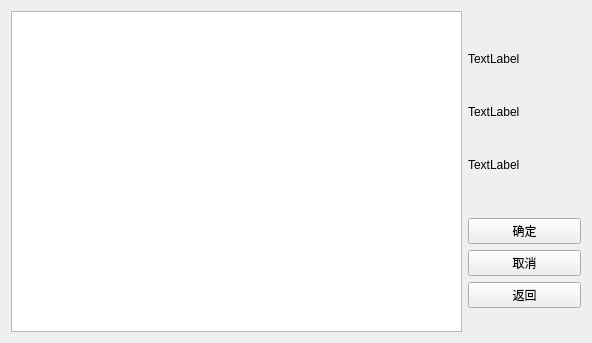
<?xml version="1.0" encoding="UTF-8"?>
<ui version="4.0">
 <class>AddEdgePage</class>
 <widget class="QWidget" name="AddEdgePage">
  <property name="geometry">
   <rect>
    <x>0</x>
    <y>0</y>
    <width>592</width>
    <height>343</height>
   </rect>
  </property>
  <property name="windowTitle">
   <string>Form</string>
  </property>
  <layout class="QGridLayout" name="gridLayout" columnstretch="4,1">
   <item row="0" column="0">
    <widget class="GraphicsDisplay" name="graph_view"/>
   </item>
   <item row="0" column="1">
    <layout class="QVBoxLayout" name="verticalLayout" stretch="1,2,2,2,1,2,2,2,1">
     <item>
      <spacer name="verticalSpacer_3">
       <property name="orientation">
        <enum>Qt::Vertical</enum>
       </property>
       <property name="sizeType">
        <enum>QSizePolicy::Expanding</enum>
       </property>
       <property name="sizeHint" stdset="0">
        <size>
         <width>20</width>
         <height>40</height>
        </size>
       </property>
      </spacer>
     </item>
     <item>
      <widget class="QLabel" name="point_one_label">
       <property name="text">
        <string>TextLabel</string>
       </property>
      </widget>
     </item>
     <item>
      <widget class="QLabel" name="point_two_label">
       <property name="text">
        <string>TextLabel</string>
       </property>
      </widget>
     </item>
     <item>
      <widget class="QLabel" name="line_label">
       <property name="text">
        <string>TextLabel</string>
       </property>
      </widget>
     </item>
     <item>
      <spacer name="verticalSpacer">
       <property name="orientation">
        <enum>Qt::Vertical</enum>
       </property>
       <property name="sizeType">
        <enum>QSizePolicy::Expanding</enum>
       </property>
       <property name="sizeHint" stdset="0">
        <size>
         <width>20</width>
         <height>40</height>
        </size>
       </property>
      </spacer>
     </item>
     <item>
      <widget class="QPushButton" name="confirm_button">
       <property name="text">
        <string>确定</string>
       </property>
      </widget>
     </item>
     <item>
      <widget class="QPushButton" name="cancel_button">
       <property name="text">
        <string>取消</string>
       </property>
      </widget>
     </item>
     <item>
      <widget class="QPushButton" name="return_button">
       <property name="text">
        <string>返回</string>
       </property>
      </widget>
     </item>
     <item>
      <spacer name="verticalSpacer_2">
       <property name="orientation">
        <enum>Qt::Vertical</enum>
       </property>
       <property name="sizeType">
        <enum>QSizePolicy::Expanding</enum>
       </property>
       <property name="sizeHint" stdset="0">
        <size>
         <width>20</width>
         <height>40</height>
        </size>
       </property>
      </spacer>
     </item>
    </layout>
   </item>
  </layout>
 </widget>
 <customwidgets>
  <customwidget>
   <class>GraphicsDisplay</class>
   <extends>QGraphicsView</extends>
   <header>graphics_display.h</header>
  </customwidget>
 </customwidgets>
 <resources/>
 <connections/>
</ui>
